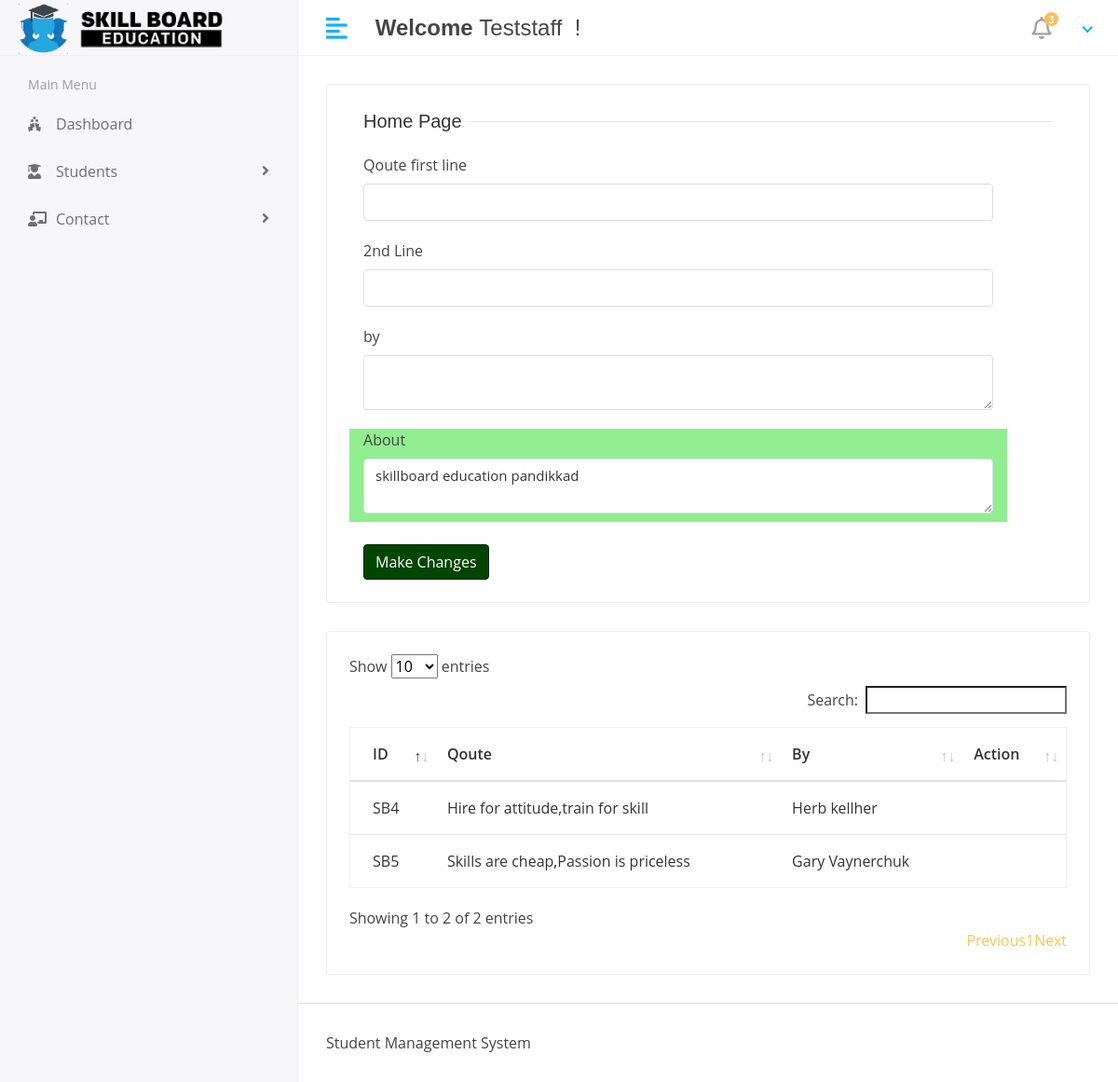
/admin1/title-change/ (signed in), run on the app's committed database.
### userapp/models.py (models this page shows, shortened)
class About(models.Model):
    about = models.TextField(default="skillboard education pandikkad",null=True)

class Home(models.Model):
    qoute1 = models.CharField(max_length=50,default="Learning Today, Leading Tomorrow")
    qoute2 = models.CharField(default="Skill Board Education",max_length=50)
    by = models.CharField(max_length=50)

### adminapp/views.py (the view, shortened to what this page needs)
# urls.py: path('title-change/',home_titles,name='home_titles'),
@login_required
def home_titles(request):
    home_dtl = Home.objects.all()
    about = None
    if About.objects.first() is not None:
        about = About.objects.first()
    context = {
        "home_dtl":home_dtl,
        "about":about
    }
    return render(request, 'admin/home/home_page_edit.html',context=context)

### templates/admin/home/home_page_edit.html (shortened to what this page needs)
{% extends 'base.html' %}
{% block content %}
<div class="row">
   <div class="col-sm-12">
      <div class="card">
         <div class="card-body">
            <form action="{% url 'home_titles' %}" method="post" enctype="multipart/form-data">
                  <div class="col-12">
                     <h5 class="form-title"><span>Home Page</span></h5>
                  </div>
                  <div class="col-sm-11">
                     <div class="form-group">
                        <label>Qoute first line</label>
                        <input type="text" class="form-control" name="qoute1">
                     </div>
                  </div>
                  <div class="col-sm-11">
                    <div class="form-group">
                       <label>2nd Line</label>
                       <input type="text" class="form-control" name="qoute2">
                    </div>
                 </div>
                 <div class="col-sm-11">
                  <div class="form-group">
                     <label>by</label>
                     <textarea class="form-control" name="by"></textarea>
                  </div>
               </div>
                  <div class="col-sm-11" style="background: lightgreen;height:100px;">
                     <div class="form-group">
                        <label>About</label>
                        <textarea class="form-control" name="about">{{about.about}}</textarea>
                     </div>
                  </div>
                  <br>
                <div class="col-12">
                     <button type="submit" class="btn btn-primary">Make Changes</button>
                  </div>
            </form>
         </div>
      </div>
   </div>
</div>
<div class="row">
   <div class="col-sm-12">
      <div class="card card-table">
         <div class="card-body">
            <div class="table-responsive">
               <table class="table table-hover table-center mb-0 datatable" id="table_id">
                  <thead>
                     <tr>
                        <th>ID</th>
                        <th>Qoute</th>
                        <th>By</th>
                        <th>Action</th>
                     </tr>
                  </thead>
                  <tbody>
                   {% if home_dtl %}
                    {% for i in home_dtl %}
                     <tr>
                        <td>SB{{i.id}}</td>
                        <td>{{i.qoute1}},{{i.qoute2}}</td>
                        <td>{{i.by}}</td>
                        <td>
                       </td>
                     </tr>
                     {% endfor %}
                     {% endif %}
                  </tbody>
               </table>
            </div>
         </div>
      </div>
   </div>
</div>
</div>
{% endblock %}

### templates/includes/header.html (shortened to what this page needs)
{% load static %}
<div class="header">
    <div class="header-left">
       <a href="index.html" class="logo">
         <img src="{% static 'assets/img/LOGO-head.png' %}" alt="" style="max-height: 60px;width: 53px;" >
         <img src="{% static 'assets/img/LOGO-foot.png' %}" alt="" >
       </a>
    </div>
    <a href="javascript:void(0);" id="toggle_btn">
    <i class="fas fa-align-left"></i>
    </a>
    <div class="top-nav-search mt-3">
      <h4><strong>Welcome</strong>&nbsp<span>{% if user %}{{user.username}}{%endif%}</span>&nbsp !</h4>
   </div>
    <ul class="nav user-menu">
       <li class="nav-item dropdown noti-dropdown">
          <a href="#" class="dropdown-toggle nav-link" data-toggle="dropdown">
          <i class="far fa-bell"></i> <span class="badge badge-pill">3</span>
          </a>
       </li>
       <li class="nav-item dropdown has-arrow">
          <a href="#" class="dropdown-toggle nav-link" data-toggle="dropdown">
          </a>
       </li>
    </ul>
 </div>

### data on the page
About: about "skillboard education pandikkad"
Home: id "4", qoute1 "Hire for attitude", qoute2 "train for skill", by "Herb kellher"
Home: id "5", qoute1 "Skills are cheap", qoute2 "Passion is priceless", by "Gary Vaynerchuk"

### other printed values
{{ user.username }} "Teststaff"
